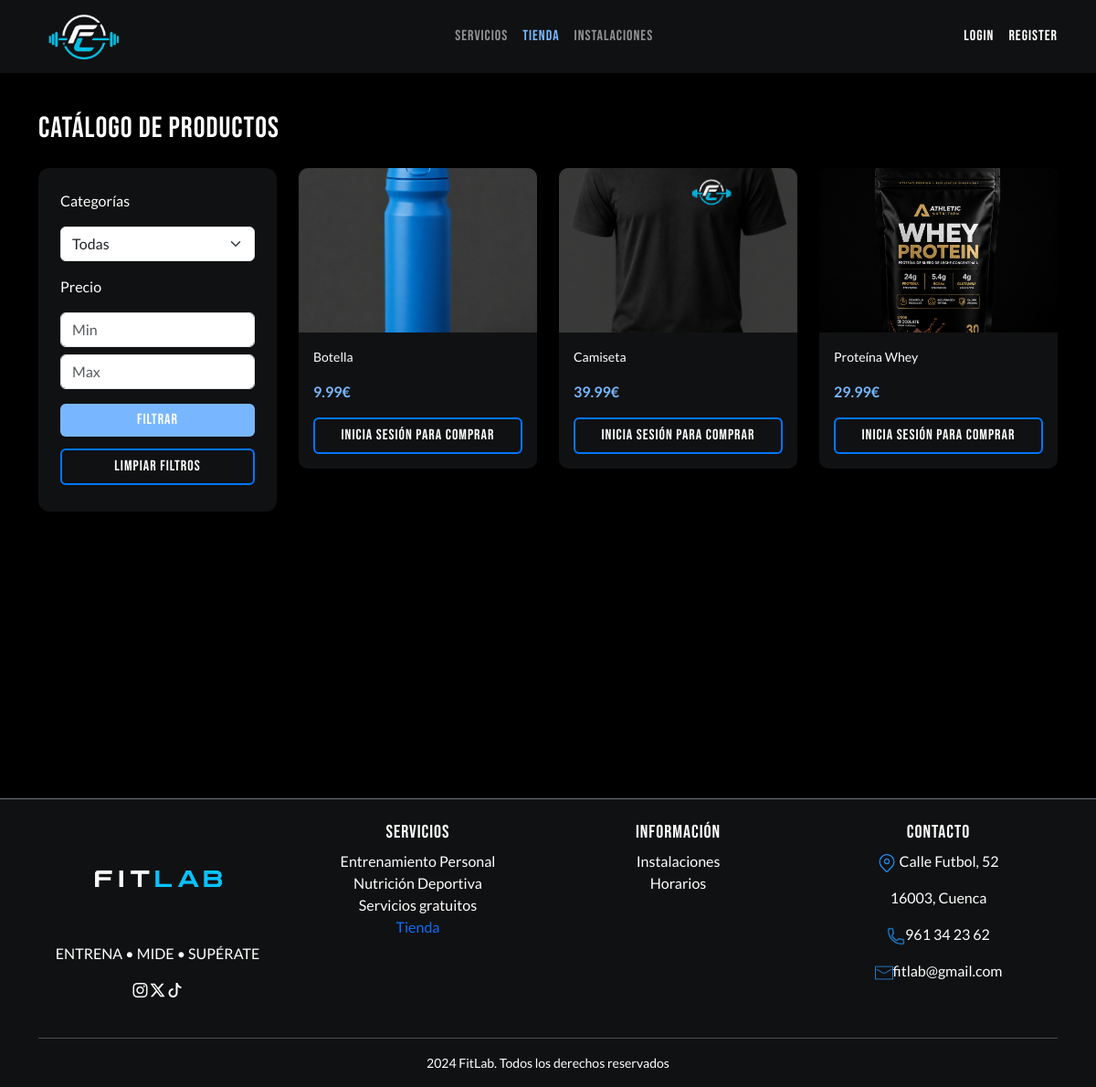
The app's page /index.php?action=catalogo with its own data.
### tables this page shows
CREATE TABLE producto (
    id_producto INT AUTO_INCREMENT PRIMARY KEY,
    nombre_producto VARCHAR(150) NOT NULL,
    descripcion TEXT,
    precio DECIMAL(10,2) NOT NULL,
    stock INT NOT NULL DEFAULT 0,
    imagen VARCHAR(255),
    id_categoria INT,
    CONSTRAINT fk_producto_categoria FOREIGN KEY (id_categoria) REFERENCES categoria(id_categoria)
        ON DELETE SET NULL ON UPDATE CASCADE
);

### app/controllers/ProductController.php (called while the page is built, shortened)
<?php
require_once __DIR__ . '/../models/Product.php';
class ProductController
{
    public function mostrarCatalogo()
    {
        $model = new Product();
        $categoria = isset($_GET['categoria']) && $_GET['categoria'] !== ''
            ? (int) $_GET['categoria']
            : null;
        $min = isset($_GET['min']) && is_numeric($_GET['min'])
            ? (float) $_GET['min']
            : null;
        $max = isset($_GET['max']) && is_numeric($_GET['max'])
            ? (float) $_GET['max']
            : null;
        $products = $model->obtenerFiltrados($categoria, $min, $max);
        $precioMinimoActual = $min ?? '';
        $precioMaximoActual = $max ?? '';
        require __DIR__ . '/../views/products/catalogo.php';
    }
}

### app/models/Product.php (called while the page is built, shortened)
<?php
require_once dirname(__DIR__, 2) . '/config/database.php';
class Product
{
    private $db;
    public function __construct()
    {
        $database = new Database();
        $this->db = $database->conectar();
    }
    public function obtenerFiltrados($categoria, $min, $max)
    {
        $condiciones = [];
        $params = [];
        $query = 'SELECT * FROM producto';
        $query .= ' ORDER BY id_producto DESC';
        $stmt = $this->db->prepare($query);
        $stmt->execute();
        return $stmt->fetchAll(PDO::FETCH_ASSOC);
    }
}

### config/database.php (called while the page is built, shortened)
<?php
class Database {
    private $host = "sql102.infinityfree.com";
    private $db_name = "if0_41927992_fitlab";
    private $username = "if0_41927992";
    private $password = "wLNxAMpoK0";
    public function conectar() {
        $this->conn = null;
        try {
            $this->conn = new PDO(
                "mysql:host=" .
                $this->host .
                ";dbname=" .
                $this->db_name .
                ";charset=utf8",
                $this->username,
                $this->password
            );
            $this->conn->setAttribute(
                PDO::ATTR_ERRMODE,
                PDO::ERRMODE_EXCEPTION
            );
        } catch (PDOException $e) {
            die(
                "Error de conexión: " .
                $e->getMessage()
            );
        }
        return $this->conn;
    }
}

### app/views/products/catalogo.php (the view, shortened to what this page needs)
<?php require __DIR__ . '/../layouts/header.php'; ?>
<section class="seccion-tienda py-5">
    <div class="container">
        <div class="d-flex justify-content-between align-items-center mb-4 admin-catalogo-cabecera">
            <?php $esAdmin = isset($_SESSION['user']) && (int) $_SESSION['user']['id_rol'] === 1; ?>
            <?php $esCliente = isset($_SESSION['user']) && (int) $_SESSION['user']['id_rol'] === 2; ?>
            <h2 class="text-white mb-0"><?= $esAdmin ? 'GESTIÓN DE PRODUCTOS' : 'CATÁLOGO DE PRODUCTOS' ?></h2>
        </div>
        <div class="row">
            <div class="col-lg-3 mb-4">
                <div class="caja-filtros p-4">
                    <?php
                        $precioMinimoActual = $precioMinimoActual ?? '';
                        $precioMaximoActual = $precioMaximoActual ?? '';
                    ?>
                    <form method="GET" action="index.php">
                        <p>Categorías</p>
                        <select name="categoria" class="form-select mb-3">
                            <option value="">Todas</option>
                        </select>
                        <p>Precio</p>
                        <input type="number" name="min" placeholder="Min"
                               min="0" step="0.01"
                               class="form-control mb-2"
                               value="<?php echo htmlspecialchars((string)$precioMinimoActual); ?>">
                        <input type="number" name="max" placeholder="Max"
                               min="0" step="0.01"
                               class="form-control mb-3"
                               value="<?php echo htmlspecialchars((string)$precioMaximoActual); ?>">
                        <button class="btn btn-primary w-100 mb-2">
                            Filtrar
                        </button>
                        <a href="index.php?action=catalogo"
                           class="btn btn-outline-light w-100">
                            Limpiar filtros
                        </a>
                    </form>
                </div>
            </div>
            <div class="col-lg-9">
                <div class="row">
                    <?php if (!empty($products)): ?>
                        <?php foreach ($products as $p): ?>
                            <div class="col-xl-4 col-md-6 mb-4">
    <div class="card tarjeta-producto h-100 abrir-producto"
         data-id="<?php echo $p['id_producto']; ?>"
         data-name="<?php echo $p['nombre_producto']; ?>"
         data-price="<?php echo $p['precio']; ?>€"
         data-description="<?php echo $p['descripcion']; ?>"
         data-image="img/<?php echo $p['imagen']; ?>"
         data-stock="<?php echo (int) $p['stock']; ?>">
        <img src="img/<?php echo $p['imagen']; ?>"
             class="imagen-producto">
        <div class="card-body">
            <p class="nombre-producto">
                <?php echo $p['nombre_producto']; ?>
            </p>
            <p class="precio-producto">
                <?php echo $p['precio']; ?>€
            </p>
            <?php if ($esCliente): ?>
                <?php if ((int) $p['stock'] > 0): ?>
                    <a
                        href="index.php?action=agregarAlCarrito&id=<?php echo $p['id_producto']; ?>"
                        class="btn btn-primary w-100"
                    >Comprar</a>
                <?php else: ?>
                    <button type="button" class="btn btn-secondary w-100" disabled>Agotado</button>
                <?php endif; ?>
            <?php else: ?>
                <a
                    href="index.php?action=login"
                    class="btn btn-outline-light w-100"
                >Inicia sesión para comprar</a>
            <?php endif; ?>
        </div>
    </div>
</div>
                        <?php endforeach; ?>
                    <?php else: ?>
                        <p class="text-white">No hay productos disponibles</p>
                    <?php endif; ?>
                </div>
            </div>
        </div>
    </div>
</section>
<?php require __DIR__ . '/../layouts/footer.php'; ?>

### public/css/styles.css (style rules this page uses)
html { scroll-padding-top: 82px; }
body { font-family: 'Lato', sans-serif; background-color: #101112; padding-top: 74px; }
h1, h2, h3, h4, h5, .title, .titulo-formulario { font-family: 'Bebas Neue', sans-serif; letter-spacing: 1px; }
a { color: white; text-decoration: none; }
.btn { font-family: 'Bebas Neue', sans-serif; letter-spacing: 1px; }
.btn-primary { background-color: #78B7FF; border: none; }
.btn-outline-light { border: 2px solid #fff; color: #fff; background: transparent; transition: 0.3s; }
.card { border: 1px solid #2a2a2a; border-radius: 10px; transition: 0.3s; }
.card img { height: 180px; object-fit: cover; }
.seccion-tienda { background-color: #101112; color: white; }
.tarjeta-producto { background-color: #1A1C20; border: 1px solid #2a2a2a; border-radius: 10px; overflow: hidden; transition: 0.3s; }
.nombre-producto { font-size: 14px; color: #B0B0B0; }
.precio-producto { font-weight: bold; color: #fff; }
.seccion-tienda { background: #000; min-height: 100vh; }
.caja-filtros { background: #111; border-radius: 12px; color: white; }
.caja-filtros a { color: #ccc; text-decoration: none; display: block; margin: 5px 0; }
.tarjeta-producto { background: #111; border: none; border-radius: 10px; overflow: hidden; transition: 0.3s; }
.imagen-producto { width: 100%; height: 220px; object-fit: cover; }
.nombre-producto { color: white; font-size: 14px; }
.precio-producto { color: #78B7FF; font-weight: bold; }
.btn-primary { background: #78B7FF; border: none; }
html, body { max-width: 100%; overflow-x: hidden; }
img { max-width: 100%; }
.btn, .btn:visited, button.btn, a.btn, input[type="submit"].btn, input[type="button"].btn { color: #ffffff !important; text-shadow: none !important; }
.btn-primary, .caja-formulario .btn-primary, .tarjeta-calculadora .btn-primary, .botones-portada .btn-primary { background-color: var(--fitlab-color-principal, #78B7FF) !important; border-color: var(--fitlab-color-principal, #78B7FF) !important; color: #ffffff !important; }
.btn-outline-light, .btn-outline-primary, .boton-secundario { color: #ffffff !important; border-color: var(--fitlab-color-secundario, #0077FF) !important; background-color: transparent !important; }
.admin-catalogo-cabecera { gap: 16px; }

### records on screen
producto: imagen (picture), nombre_producto "Botella", precio "9.99"
producto: imagen (picture), nombre_producto "Camiseta", precio "39.99"
producto: imagen (picture), nombre_producto "Proteína Whey", precio "29.99"
